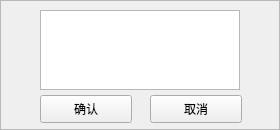
<?xml version="1.0" encoding="UTF-8"?>
<ui version="4.0">
 <class>ScoreDeleteWindow</class>
 <widget class="QWidget" name="ScoreDeleteWindow">
  <property name="geometry">
   <rect>
    <x>0</x>
    <y>0</y>
    <width>280</width>
    <height>130</height>
   </rect>
  </property>
  <property name="minimumSize">
   <size>
    <width>280</width>
    <height>130</height>
   </size>
  </property>
  <property name="maximumSize">
   <size>
    <width>280</width>
    <height>130</height>
   </size>
  </property>
  <property name="windowTitle">
   <string notr="true">检查</string>
  </property>
  <widget class="QFrame" name="frame">
   <property name="geometry">
    <rect>
     <x>0</x>
     <y>0</y>
     <width>280</width>
     <height>130</height>
    </rect>
   </property>
   <property name="frameShape">
    <enum>QFrame::StyledPanel</enum>
   </property>
   <property name="frameShadow">
    <enum>QFrame::Raised</enum>
   </property>
   <widget class="QTextBrowser" name="Info">
    <property name="geometry">
     <rect>
      <x>40</x>
      <y>10</y>
      <width>200</width>
      <height>80</height>
     </rect>
    </property>
   </widget>
   <widget class="QPushButton" name="YesBtn">
    <property name="geometry">
     <rect>
      <x>40</x>
      <y>95</y>
      <width>92</width>
      <height>28</height>
     </rect>
    </property>
    <property name="text">
     <string>确认</string>
    </property>
   </widget>
   <widget class="QPushButton" name="NoBtn">
    <property name="geometry">
     <rect>
      <x>150</x>
      <y>95</y>
      <width>92</width>
      <height>28</height>
     </rect>
    </property>
    <property name="text">
     <string>取消</string>
    </property>
   </widget>
  </widget>
 </widget>
 <layoutdefault spacing="6" margin="11"/>
 <resources/>
 <connections/>
</ui>
